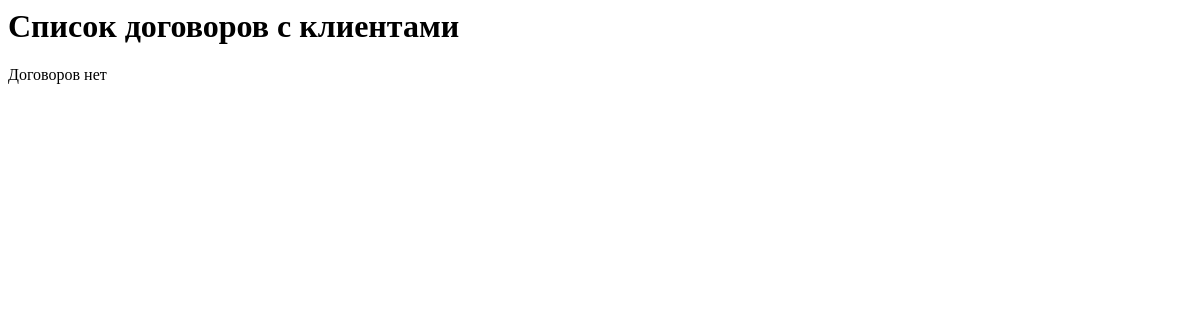
The page /AOP/clientContract/ on the database as committed earlier.
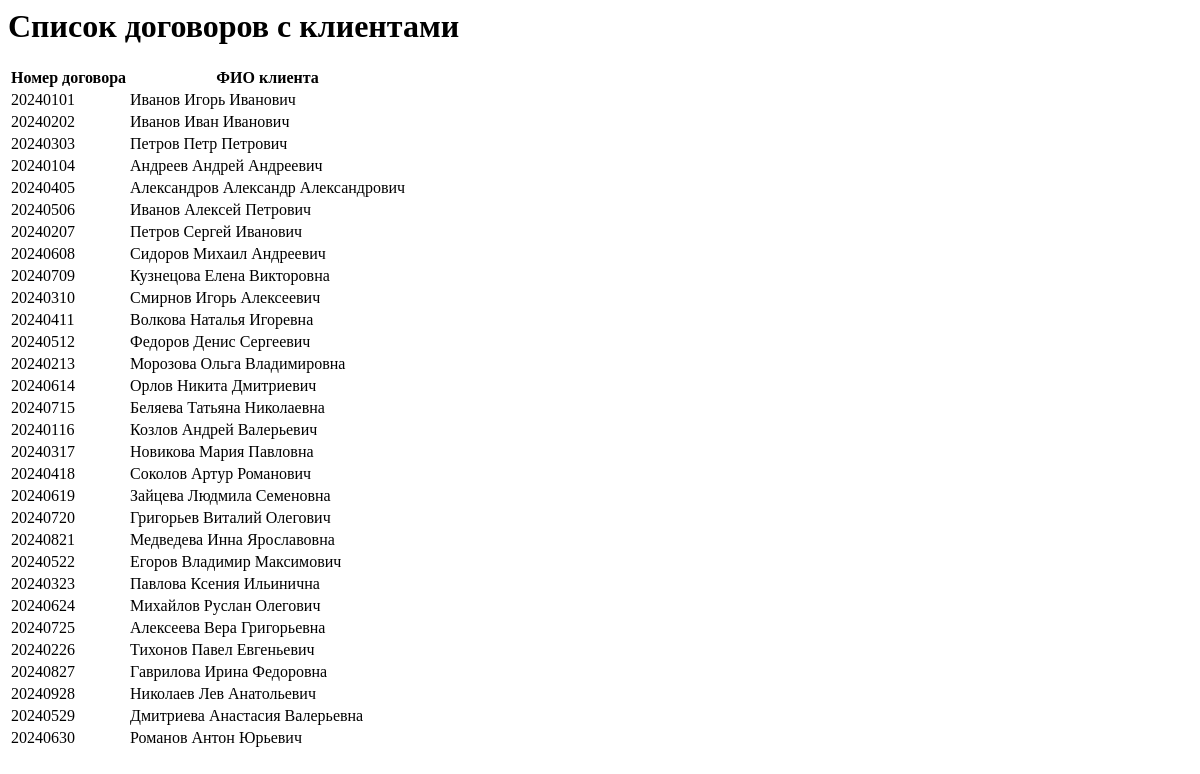
The same page on the database as committed later.
### AOP/models.py (models this page shows, shortened)
class ClientContract(models.Model):
    contract_id = models.AutoField(primary_key=True)
    contract_number = models.IntegerField()
    client_id = models.ForeignKey(Client, on_delete=models.CASCADE)
    signing_date = models.DateField()
    signing_place = models.CharField(max_length=100)
    expiration_date = models.DateField()
    total_amount = models.DecimalField(max_digits=12, decimal_places=2, null=True)

class Client(models.Model):
    client_id = models.AutoField(primary_key=True)
    surname = models.CharField(max_length=30)
    name = models.CharField(max_length=30)
    patronymic = models.CharField(max_length=30, null=True)
    passport = models.CharField(max_length=20)
    address = models.CharField(max_length=100, null=True)
    email = models.EmailField(max_length=254, null=True)
    phone = models.CharField(max_length=30)

### AOP/views.py (the view)
# urls.py: path("clientContract/", views.clientContract, name='clientContracts'),
def clientContract(request):
    contracts = ClientContract.objects.select_related('client_id').all()
    return render(request, 'AOP/clientContracts.html', {'contracts': contracts})

### AOP/templates/AOP/clientContracts.html
<h1>Список договоров с клиентами</h1>
{% if contracts %}
<table>
    <tr>
        <th>Номер договора</th>
        <th>ФИО клиента</th>
    </tr>
    {% for contract in contracts %}
    <tr>
        <td>{{ contract.contract_number }}</td>
        <td>{{ contract.client_id.surname }} {{ contract.client_id.name }} {{ contract.client_id.patronymic }}</td>
    </tr>
    {% endfor %}
</table>
{% else %}
<p>Договоров нет</p>
{% endif %}

Rows that differ between the two databases and show on the page:
added ClientContract: contract_number "20240101", client_id.surname "Иванов", client_id.name "Игорь", client_id.patronymic "Иванович"
added ClientContract: contract_number "20240202", client_id.surname "Иванов", client_id.name "Иван", client_id.patronymic "Иванович"
added ClientContract: contract_number "20240303", client_id.surname "Петров", client_id.name "Петр", client_id.patronymic "Петрович"
added ClientContract: contract_number "20240104", client_id.surname "Андреев", client_id.name "Андрей", client_id.patronymic "Андреевич"
added ClientContract: contract_number "20240405", client_id.surname "Александров", client_id.name "Александр", client_id.patronymic "Александрович"
added ClientContract: contract_number "20240506", client_id.surname "Иванов", client_id.name "Алексей", client_id.patronymic "Петрович"
added ClientContract: contract_number "20240207", client_id.surname "Петров", client_id.name "Сергей", client_id.patronymic "Иванович"
added ClientContract: contract_number "20240608", client_id.surname "Сидоров", client_id.name "Михаил", client_id.patronymic "Андреевич"
added ClientContract: contract_number "20240709", client_id.surname "Кузнецова", client_id.name "Елена", client_id.patronymic "Викторовна"
added ClientContract: contract_number "20240310", client_id.surname "Смирнов", client_id.name "Игорь", client_id.patronymic "Алексеевич"
added ClientContract: contract_number "20240411", client_id.surname "Волкова", client_id.name "Наталья", client_id.patronymic "Игоревна"
added ClientContract: contract_number "20240512", client_id.surname "Федоров", client_id.name "Денис", client_id.patronymic "Сергеевич"
added ClientContract: contract_number "20240213", client_id.surname "Морозова", client_id.name "Ольга", client_id.patronymic "Владимировна"
added ClientContract: contract_number "20240614", client_id.surname "Орлов", client_id.name "Никита", client_id.patronymic "Дмитриевич"
added ClientContract: contract_number "20240715", client_id.surname "Беляева", client_id.name "Татьяна", client_id.patronymic "Николаевна"
added ClientContract: contract_number "20240116", client_id.surname "Козлов", client_id.name "Андрей", client_id.patronymic "Валерьевич"
added ClientContract: contract_number "20240317", client_id.surname "Новикова", client_id.name "Мария", client_id.patronymic "Павловна"
added ClientContract: contract_number "20240418", client_id.surname "Соколов", client_id.name "Артур", client_id.patronymic "Романович"
added ClientContract: contract_number "20240619", client_id.surname "Зайцева", client_id.name "Людмила", client_id.patronymic "Семеновна"
added ClientContract: contract_number "20240720", client_id.surname "Григорьев", client_id.name "Виталий", client_id.patronymic "Олегович"
added ClientContract: contract_number "20240821", client_id.surname "Медведева", client_id.name "Инна", client_id.patronymic "Ярославовна"
added ClientContract: contract_number "20240522", client_id.surname "Егоров", client_id.name "Владимир", client_id.patronymic "Максимович"
added ClientContract: contract_number "20240323", client_id.surname "Павлова", client_id.name "Ксения", client_id.patronymic "Ильинична"
added ClientContract: contract_number "20240624", client_id.surname "Михайлов", client_id.name "Руслан", client_id.patronymic "Олегович"
added ClientContract: contract_number "20240725", client_id.surname "Алексеева", client_id.name "Вера", client_id.patronymic "Григорьевна"
added ClientContract: contract_number "20240226", client_id.surname "Тихонов", client_id.name "Павел", client_id.patronymic "Евгеньевич"
added ClientContract: contract_number "20240827", client_id.surname "Гаврилова", client_id.name "Ирина", client_id.patronymic "Федоровна"
added ClientContract: contract_number "20240928", client_id.surname "Николаев", client_id.name "Лев", client_id.patronymic "Анатольевич"
added ClientContract: contract_number "20240529", client_id.surname "Дмитриева", client_id.name "Анастасия", client_id.patronymic "Валерьевна"
added ClientContract: contract_number "20240630", client_id.surname "Романов", client_id.name "Антон", client_id.patronymic "Юрьевич"
Other text that changed with them:
text no longer shown: "Договоров нет"
text now shown: "Номер договора ФИО клиента"
